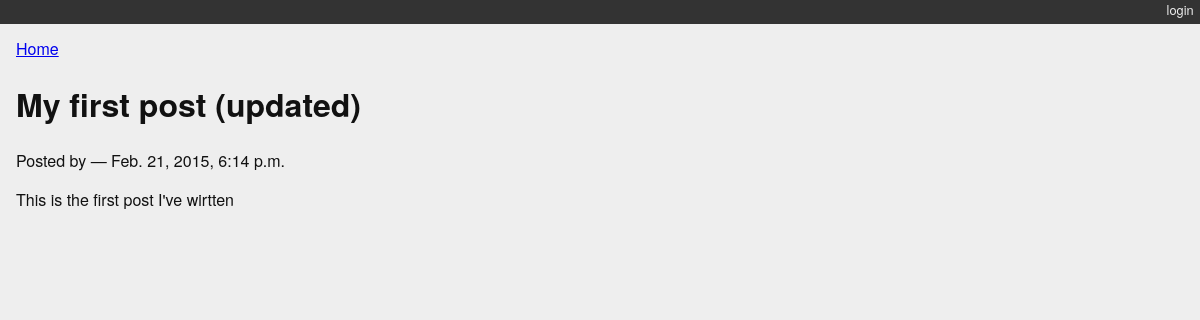
Page /posts/1/ on the earlier database version.
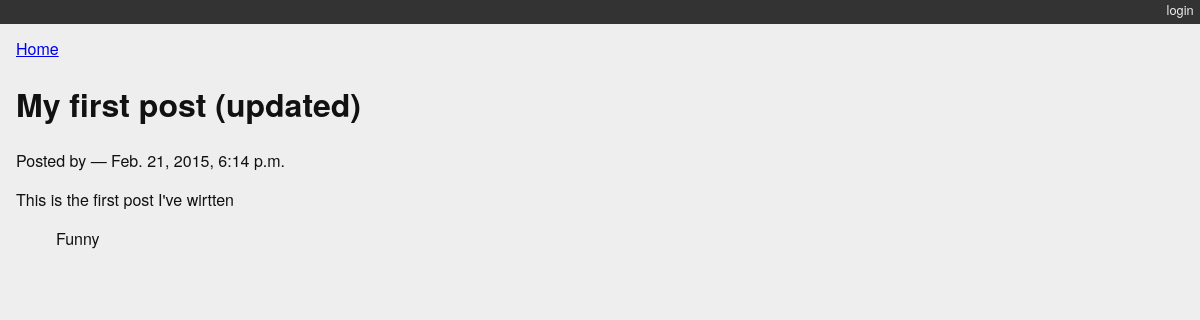
Same page on the later database version.
### myblog/models.py (models this page shows)
class Post(models.Model):
    title = models.CharField(max_length=128)
    text = models.TextField(blank=True)
    author = models.ForeignKey(User)
    created_date = models.DateTimeField(auto_now_add=True)
    modified_date = models.DateTimeField(auto_now=True)
    published_date = models.DateTimeField(blank=True, null=True)
    def __unicode__(self):
        return self.title

class Category(models.Model):
    name = models.CharField(max_length=128)
    description = models.TextField(blank=True)
    posts = models.ManyToManyField(Post, blank=True, null=True,
                                   related_name='categories')
    class Meta:
        verbose_name_plural = 'Categories'
    def __unicode__(self):
        return self.name

### myblog/views.py (the view)
def detail_view(request, post_id):
    published = Post.objects.exclude(published_date__exact=None)
    try:
        post = published.get(pk=post_id)
    except Post.DoesNotExist:
        raise Http404
    context = {'post': post}
    return render(request, 'detail.html', context)

### myblog/templates/detail.html
{% extends "base.html" %}
{% block content %}
<a class="backlink" href="/">Home</a>
<h1>{{ post }}</h1>
<p class="byline">
  Posted by {{ post.author_name }} &mdash; {{ post.published_date }}
</p>
<div class="post-body">
  {{ post.text }}
</div>
<ul class="categories">
  {% for category in post.categories.all %}
    <li>{{ category }}</li>
  {% endfor %}
</ul>
{% endblock %}

### mysite/templates/base.html (shortened to what this page needs)
{% load staticfiles %}
<!DOCTYPE html>
<html>
  <head>
    <link type="text/css" rel="stylesheet" href="{% static 'django_blog.css' %}">
  </head>
  <body>
    <div id="header">
      <ul id="control-bar">
      {% if user.is_authenticated %}
        {% if user.is_staff %}<li><a href="{% url 'admin:index' %}">admin</a></li>{% endif %}
        <li><a href="{% url 'logout' %}">logout</a></li>
      {% else %}
        <li><a href="{% url 'login' %}">login</a></li>
      {% endif %}
      </ul>
    </div>
    <div id="container">
      <div id="content">
      {% block content %}{% endblock %}
      </div>
    </div>
  </body>
</html>

### myblog/static/django_blog.css (style rules this page uses)
body { background-color: #eee; color: #111; font-family: "HelveticaNeue-Light", "Helvetica Neue Light", "Helvetica Neue", Helvetica, Arial, "Lucida Grande", sans-serif; margin:0; padding:0; }
#container { margin:0; padding:0; margin-top: 0px; }
#header { background-color: #333; border-botton: 1px solid #111; margin:0; padding:0; }
#control-bar { margin: 0em 0em 1em; list-style: none; list-style-type: none; text-align: right; color: #eee; font-size: 80%; padding-bottom: 0.4em; }
#control-bar li { display: inline-block; }
#control-bar li a { color: #eee; padding: 0.5em; text-decoration: none; }
#content { margin: 0em 1em 1em; }
ul.categories { list-style: none; list-style-type: none; }
ul.categories li { display: inline; }

Differences in the rows shown:
added Category: name "Funny"
